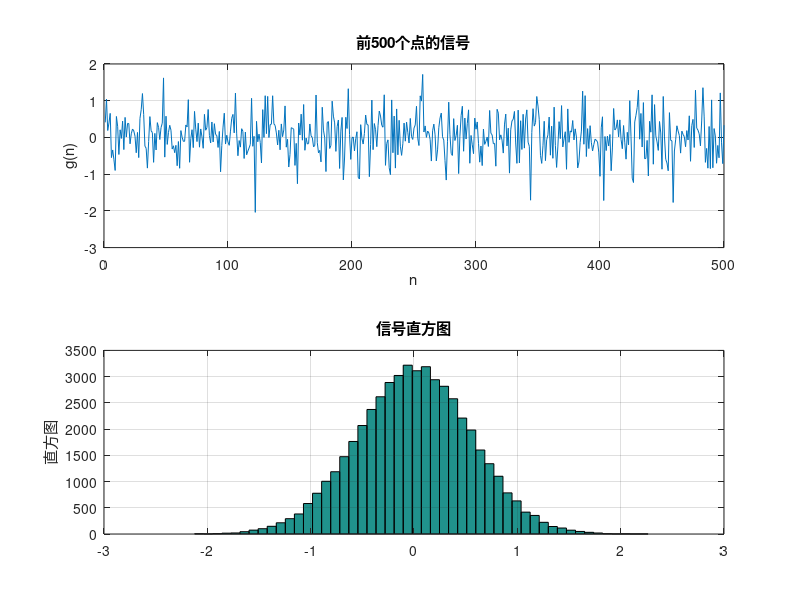

MATLAB code for this plot:
clear; % 清除内存中可能保留的MATLAB变量

N = 50000; % 噪声信号的长度
power_target = 0.3; % 目标功率

g1 = randn(1, N);
g_mean_org = mean(g1); % 计算原始均值
disp(['原始均值: ', num2str(g_mean_org)]);

% 调整信号的方差以满足目标功率
std_deviation = sqrt(power_target);

% 生成白噪声，均值为0,功率为0.3
g = (randn(1, N) - g_mean_org) * std_deviation;

g_mean = mean(g); % 计算均值
power_g = var(g); % 计算方差

% 绘制信号的前500个点
subplot(211);
plot(g(1:500));
grid on;
ylabel('g(n)');
xlabel('n');
title('前500个点的信号');

% 绘制信号的直方图
subplot(212);
hist(g, 50); % 基于向量g中的元素创建直方图
grid on;
ylabel('直方图');
title('信号直方图');

disp(['均值: ', num2str(g_mean)]);
disp(['功率: ', num2str(power_g)]);
